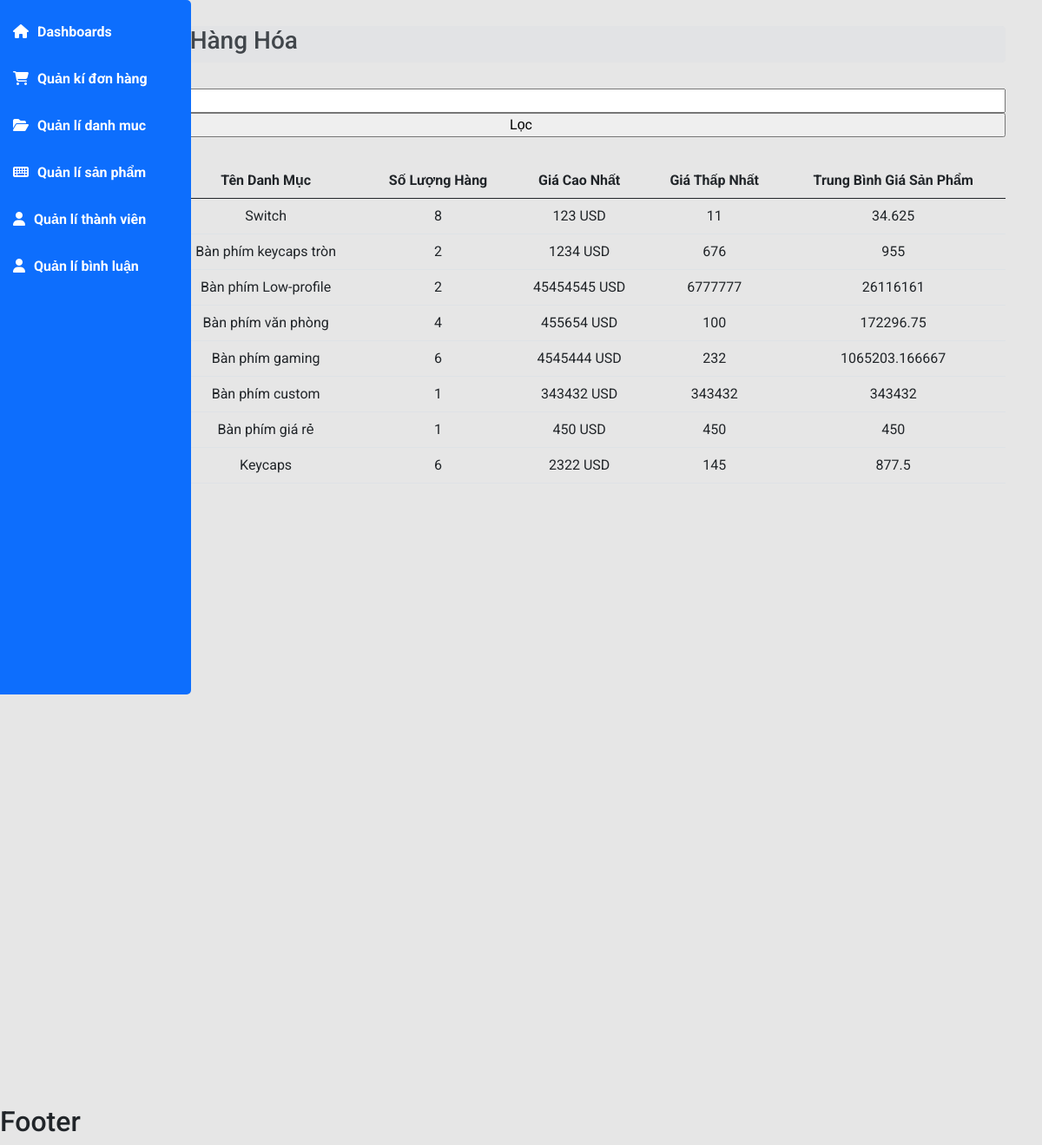
The page /admin/index.php?act=thongke on the database its author committed.
### tables this page shows
CREATE TABLE `loai` (
  `ma_loai` int(10) NOT NULL COMMENT 'Mã loại hàng',
  `ten_loai` varchar(50) NOT NULL COMMENT 'Tên loại hàng'
);

### model/pdo.php (called while the page is built, shortened)
<?php
function pdo_get_connection(){
    $dburl = "mysql:host=localhost;dbname=tinyshop;charset=utf8";
    $username = 'root';
    $password = '';
    $conn = new PDO($dburl, $username, $password);
    $conn->setAttribute(PDO::ATTR_ERRMODE, PDO::ERRMODE_EXCEPTION);
    return $conn;
}
function pdo_query($sql){
    $sql_args = array_slice(func_get_args(), 1);
    try{
        $conn = pdo_get_connection();
        $stmt = $conn->prepare($sql);
        $stmt->execute($sql_args);
        $rows = $stmt->fetchAll();
        return $rows;
    }
    catch(PDOException $e){
        throw $e;
    }
    finally{
        unset($conn);
    }
}

### model/func_thongke.php (called while the page is built)
<?php
function load_All_thongke()
{
    $sql = "SELECT loai.ma_loai as maloai, loai.ten_loai as tenloai, count(hang_hoa.ma_hh) as countsp , min(hang_hoa.don_gia) as min_dongia, max(hang_hoa.don_gia) as max_dongia, avg(hang_hoa.don_gia) as trungbinh_dongia";
    $sql.=" FROM hang_hoa left join loai on loai.ma_loai=hang_hoa.ma_loaihh";
    $sql .= " group by loai.ma_loai order by loai.ma_loai desc";
    $list_thongke =  pdo_query($sql);
    return $list_thongke;
}

### admin/thongke/list.php (the view, shortened to what this page needs)
<div class="container ">
    <div class=" frmcontent">
        <div class=" frmloai">
            <div class="row alert-secondary mg-5 rounded container">
                <h3 class="font-weight-bold">Danh Sách Hàng Hóa</h3>
            </div>
            <form class="row" action="index.php?act=listbill" method="post">
                <input type="text" name="keyword" placeholder="Nhập mã đơn hàng">
                <input type="submit" name="listloc" value="Lọc">
            </form>
            <table class="table">
                <thead class="thead-dark">
                    <tr>
                        <th scope="col">Mã Danh Mục</th>
                        <th scope="col">Tên Danh Mục</th>
                        <th scope="col">Số Lượng Hàng</th>
                        <th scope="col">Giá Cao Nhất</th>
                        <th scope="col">Giá Thấp Nhất</th>
                        <th scope="col">Trung Bình Giá Sản Phẩm</th>
                    </tr>
                </thead>
                <tbody>
                    <?php
                    foreach ($list_thongke as $thongke) {
                        extract($thongke);
                        echo '
                        <tr>
                            <td>' . $maloai . '</td>
                            <td>' . $tenloai . '</td>
                            <td>' . $countsp . '</td>
                            <td>' . $max_dongia . ' USD</td>
                            <td>' . $min_dongia . '</td>
                            <td>' . $trungbinh_dongia . '</td>
                        </tr>
                        ';
                    }
                    ?>
                </tbody>
            </table>
        </div>
    </div>
</div>
<!DOCTYPE html>
<html>
<body>
    <div id="myChart" style="width:100%; max-width:800px; height:700px;">
    </div>
</body>
</html>

### admin/css/main.css (style rules this page uses)
* { padding: 0; margin: 0; box-sizing: border-box; font-family: 'Roboto', sans-serif; }
body { background-color: #e6e6e6; }

### admin/thongke/list.php (style rules this page uses)
.row { margin: 30px 0; }
td, tr { text-align: center; }

### rows shown on the page
loai: ten_loai "Switch", countsp "8", max_dongia "123", min_dongia "11", trungbinh_dongia "34.625"
loai: ten_loai "Bàn phím keycaps tròn", countsp "2", max_dongia "1234", min_dongia "676", trungbinh_dongia "955"
loai: ten_loai "Bàn phím Low-profile", countsp "2", max_dongia "45454545", min_dongia "6777777", trungbinh_dongia "26116161"
loai: ten_loai "Bàn phím văn phòng", countsp "4", max_dongia "455654", min_dongia "100", trungbinh_dongia "172296.75"
loai: ten_loai "Bàn phím gaming", countsp "6", max_dongia "4545444", min_dongia "232", trungbinh_dongia "1065203.166667"
loai: ten_loai "Bàn phím custom", countsp "1", max_dongia "343432", min_dongia "343432", trungbinh_dongia "343432"
loai: ten_loai "Bàn phím giá rẻ", countsp "1", max_dongia "450", min_dongia "450", trungbinh_dongia "450"
loai: ten_loai "Keycaps", countsp "6", max_dongia "2322", min_dongia "145", trungbinh_dongia "877.5"
